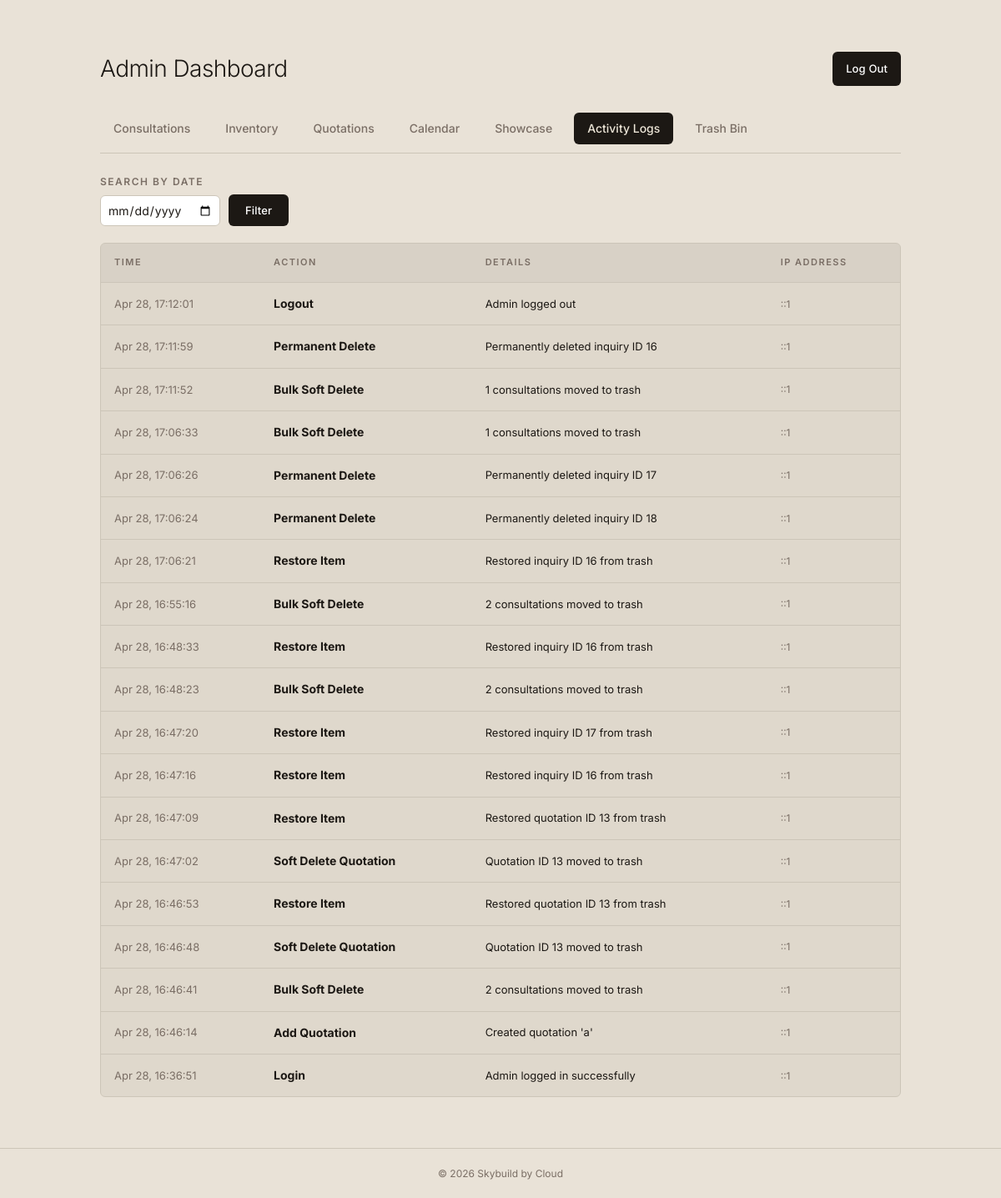
The app's page /skybuild/admin.php?tab=logs (signed in), older data.
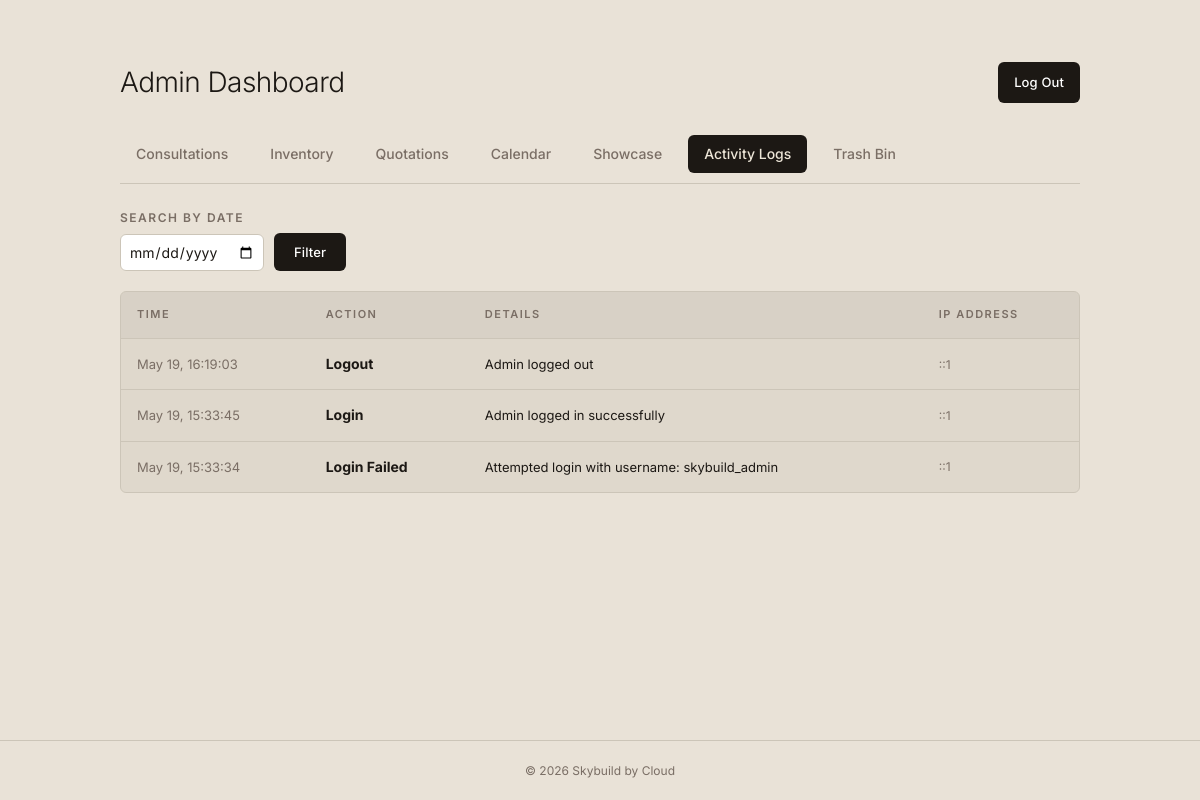
The same page, newer data.
### tables this page shows
CREATE TABLE `activity_logs` (
  `id` int(11) UNSIGNED NOT NULL,
  `action` varchar(255) NOT NULL,
  `details` text DEFAULT NULL,
  `ip_address` varchar(50) DEFAULT NULL,
  `created_at` timestamp NOT NULL DEFAULT current_timestamp()
);

### skybuild/admin.php (the view, shortened to what the rows shown need)
<?php
$servername = "localhost";
$username = "root";
$password = "";
$dbname = "skybuild";
$conn = new mysqli($servername, $username, $password);
$conn->query("CREATE DATABASE IF NOT EXISTS $dbname");
$conn->select_db($dbname);
$conn->query("CREATE TABLE IF NOT EXISTS inquiries (
    id INT(11) UNSIGNED AUTO_INCREMENT PRIMARY KEY,
    fullname VARCHAR(255) NOT NULL,
    email VARCHAR(255) NOT NULL,
    phone VARCHAR(50) NOT NULL,
    project_type VARCHAR(100) NOT NULL,
    message TEXT NOT NULL,
    created_at TIMESTAMP DEFAULT CURRENT_TIMESTAMP
)");
$conn->query("CREATE TABLE IF NOT EXISTS inventory (
    id INT(11) UNSIGNED AUTO_INCREMENT PRIMARY KEY,
    item_name VARCHAR(255) NOT NULL,
    quantity INT(11) NOT NULL DEFAULT 0,
    unit_price DECIMAL(10,2) NOT NULL DEFAULT 0.00,
    updated_at TIMESTAMP DEFAULT CURRENT_TIMESTAMP ON UPDATE CURRENT_TIMESTAMP,
    deleted_at DATETIME DEFAULT NULL
)");
$conn->query("CREATE TABLE IF NOT EXISTS quote_folders (
    id INT(11) UNSIGNED AUTO_INCREMENT PRIMARY KEY,
    parent_id INT(11) UNSIGNED NULL,
    name VARCHAR(255) NOT NULL,
    created_at TIMESTAMP DEFAULT CURRENT_TIMESTAMP,
    FOREIGN KEY (parent_id) REFERENCES quote_folders(id) ON DELETE CASCADE
)");
$conn->query("CREATE TABLE IF NOT EXISTS quotations (
    id INT(11) UNSIGNED AUTO_INCREMENT PRIMARY KEY,
    folder_id INT(11) UNSIGNED NULL,
    title VARCHAR(255) NOT NULL,
    grand_total DECIMAL(10,2) NOT NULL DEFAULT 0.00,
    created_at TIMESTAMP DEFAULT CURRENT_TIMESTAMP,
    FOREIGN KEY (folder_id) REFERENCES quote_folders(id) ON DELETE CASCADE
)");
$conn->query("CREATE TABLE IF NOT EXISTS quotation_items (
    id INT(11) UNSIGNED AUTO_INCREMENT PRIMARY KEY,
    quotation_id INT(11) UNSIGNED NOT NULL,
    item_name VARCHAR(255) NOT NULL,
    quantity INT(11) NOT NULL DEFAULT 1,
    unit_price DECIMAL(10,2) NOT NULL DEFAULT 0.00,
    total_price DECIMAL(10,2) NOT NULL DEFAULT 0.00,
    FOREIGN KEY (quotation_id) REFERENCES quotations(id) ON DELETE CASCADE
)");
$conn->query("CREATE TABLE IF NOT EXISTS events (
    id INT(11) UNSIGNED AUTO_INCREMENT PRIMARY KEY,
    event_date DATE NOT NULL,
    event_time VARCHAR(50) DEFAULT '',
    title VARCHAR(255) NOT NULL,
    client_name VARCHAR(255) DEFAULT '',
    description TEXT,
    color VARCHAR(20) DEFAULT '#64b5f6',
    created_at TIMESTAMP DEFAULT CURRENT_TIMESTAMP
)");
$conn->query("CREATE TABLE IF NOT EXISTS showcase (
    id INT(11) UNSIGNED AUTO_INCREMENT PRIMARY KEY,
    title VARCHAR(255) NOT NULL,
    description TEXT NOT NULL,
    image_path VARCHAR(255) NOT NULL,
    created_at TIMESTAMP DEFAULT CURRENT_TIMESTAMP
)");
$conn->query("CREATE TABLE IF NOT EXISTS admins (
    id INT(11) UNSIGNED AUTO_INCREMENT PRIMARY KEY,
    username VARCHAR(255) NOT NULL UNIQUE,
    password_hash VARCHAR(255) NOT NULL,
    email VARCHAR(255) NOT NULL,
    created_at TIMESTAMP DEFAULT CURRENT_TIMESTAMP
)");
$conn->query("UPDATE admins SET email = 'skybuildadmin@gmail.com' WHERE email = 'admin@skybuild.com'");
$conn->query("CREATE TABLE IF NOT EXISTS password_resets (
    id INT(11) UNSIGNED AUTO_INCREMENT PRIMARY KEY,
    email VARCHAR(255) NOT NULL,
    token VARCHAR(255) NOT NULL,
    expires_at DATETIME NOT NULL,
    created_at TIMESTAMP DEFAULT CURRENT_TIMESTAMP
)");
$conn->query("CREATE TABLE IF NOT EXISTS activity_logs (
    id INT(11) UNSIGNED AUTO_INCREMENT PRIMARY KEY,
    action VARCHAR(255) NOT NULL,
    details TEXT,
    ip_address VARCHAR(50),
    created_at TIMESTAMP DEFAULT CURRENT_TIMESTAMP
)");
$error = '';
$action_msg = '';
$is_logged_in = $_SESSION['admin_logged_in'] ?? false;
$action_msg = $action_msg ?? '';
$inquiries = [];
$active_tab = $_GET['tab'] ?? 'consultations';
if ($is_logged_in) {
    if ($active_tab === 'consultations') {
        $res = $conn->query("SELECT * FROM inquiries WHERE deleted_at IS NULL ORDER BY created_at DESC");
        $inquiries = $res->fetch_all(MYSQLI_ASSOC);
    } elseif ($active_tab === 'showcase') {
        $res = $conn->query("SELECT * FROM showcase WHERE deleted_at IS NULL ORDER BY created_at DESC");
        $showcase = $res->fetch_all(MYSQLI_ASSOC);
    } elseif ($active_tab === 'logs') {
        $log_date = $_GET['log_date'] ?? '';
        if ($log_date) {
            $stmt = $conn->prepare("SELECT * FROM activity_logs WHERE DATE(created_at) = ? ORDER BY created_at DESC LIMIT 500");
            $stmt->bind_param("s", $log_date);
            $stmt->execute();
            $logs = $stmt->get_result()->fetch_all(MYSQLI_ASSOC);
        } else {
            $res = $conn->query("SELECT * FROM activity_logs ORDER BY created_at DESC LIMIT 100");
            $logs = $res->fetch_all(MYSQLI_ASSOC);
        }
    }
}
?>
<!DOCTYPE html>
<html lang="en">
<head>
    <link rel="stylesheet" href="style.css">
</head>
<body>
<?php if (!$is_logged_in): ?>
    <div class="login-wrapper">
        <div class="login-box">
            <?php if (isset($_GET['reset_mode']) && ($_SESSION['security_passed'] ?? false)): ?>
                <h1>New Password</h1>
                <?php if ($error): ?>
                    <div class="alert-error"><?php echo htmlspecialchars($error); ?></div>
                <?php endif; ?>
                <form method="POST" action="admin.php">
                    <input type="hidden" name="reset_password_security" value="1">
                    <div class="form-group">
                        <label for="new_password">New Password</label>
                        <input type="password" id="new_password" name="new_password" class="text-input" required>
                    </div>
                    <div class="form-group">
                        <label for="confirm_password">Confirm Password</label>
                        <input type="password" id="confirm_password" name="confirm_password" class="text-input" required>
                    </div>
                    <button type="submit" class="btn btn-full">Update Password</button>
                </form>
                <div style="margin-top: 15px; text-align: center;">
                    <a href="admin.php" style="color: var(--muted); font-size: 13px; text-decoration: none;">Back to login</a>
                </div>
            <?php elseif (isset($_GET['forgot'])): ?>
                <h1>Security Verification</h1>
                <?php if ($error): ?>
                    <div class="alert-error"><?php echo htmlspecialchars($error); ?></div>
                <?php endif; ?>
                <form method="POST" action="admin.php?forgot=1">
                    <input type="hidden" name="verify_security_questions" value="1">
                    <div class="form-group" style="margin-bottom: 20px;">
                        <label>1. Mother's Maiden Name</label>
                        <input type="text" name="maiden_name" class="text-input" required>
                    </div>
                    <div class="form-group" style="margin-bottom: 20px;">
                        <label>2. Favorite Color</label>
                        <input type="text" name="fav_color" class="text-input" required>
                    </div>
                    <div class="form-group" style="margin-bottom: 25px;">
                        <label>3. Dog's Name</label>
                        <input type="text" name="dog_name" class="text-input" required>
                    </div>
                    <button type="submit" class="btn btn-full">Verify Identity</button>
                </form>
                <div style="margin-top: 15px; text-align: center;">
                    <a href="admin.php" style="color: var(--muted); font-size: 13px; text-decoration: none;">Back to login</a>
                </div>
            <?php else: ?>
                <h1>Admin Access</h1>
                <?php if ($error): ?>
                    <div class="alert-error"><?php echo htmlspecialchars($error); ?></div>
                <?php endif; ?>
                <?php if ($action_msg): ?>
                    <div class="alert-success"><?php echo htmlspecialchars($action_msg); ?></div>
                <?php endif; ?>
                <form method="POST" action="admin.php">
                    <input type="hidden" name="login" value="1">
                    <div class="form-group">
                        <label for="username">Username</label>
                        <input type="text" id="username" name="username" class="text-input" required>
                    </div>
                    <div class="form-group">
                        <label for="password">Password</label>
                        <input type="password" id="password" name="password" class="text-input" required>
                    </div>
                    <button type="submit" class="btn btn-full">Log In</button>
                </form>
                <div style="margin-top: 15px; text-align: center;">
                    <a href="admin.php?forgot=1" style="color: var(--muted); font-size: 13px; text-decoration: none;">Forgot Password?</a>
                </div>
            <?php endif; ?>
        </div>
    </div>
<?php else: ?>
    <div class="dashboard">
        <div class="dashboard-header">
            <h1>Admin Dashboard</h1>
        </div>
        <?php if ($active_tab === 'consultations'): ?>
            <form id="bulkDeleteForm" method="POST" action="admin.php?tab=consultations" onsubmit="return confirm('Are you sure you want to delete the selected consultations?');">
                <input type="hidden" name="bulk_delete_inquiries" value="1">
                <div style="margin-bottom: 15px; display: flex; justify-content: space-between; align-items: center;">
                    <button type="submit" class="btn" style="background: #cc3333; padding: 8px 16px;">Delete Selected</button>
                    <div style="font-size: 13px; color: var(--muted);">
                        <input type="checkbox" id="selectAll" onclick="toggleSelectAll(this)" style="vertical-align: middle; margin-right: 5px;">
                        <label for="selectAll" style="cursor: pointer; vertical-align: middle;">Select All</label>
                    </div>
                </div>
                <div class="table-wrap">
                    <table>
                        <thead>
                            <tr>
                                <th style="width: 40px; text-align: center;"></th>
                                <th>Date</th>
                                <th>Name</th>
                                <th>Contact</th>
                                <th>Type</th>
                                <th>Message</th>
                            </tr>
                        </thead>
                        <tbody id="inquiriesBody">
                            <?php if (empty($inquiries)): ?>
                                <tr><td colspan="6" style="text-align:center; color: var(--muted); padding: 30px;">No consultations yet.</td></tr>
                            <?php else: ?>
                                <?php foreach ($inquiries as $inq): ?>
                                <tr>
                                    <td style="text-align: center;"><input type="checkbox" name="inquiry_ids[]" value="<?php echo $inq['id']; ?>" class="inq-checkbox"></td>
                                    <td style="white-space:nowrap; color:var(--muted); font-size:13px;"><?php echo date('M d, Y', strtotime($inq['created_at'])); ?></td>
                                    <td><?php echo htmlspecialchars($inq['fullname']); ?></td>
                                    <td>
                                        <?php echo htmlspecialchars($inq['email']); ?><br>
                                        <span style="color:var(--muted); font-size:12px;"><?php echo htmlspecialchars($inq['phone']); ?></span>
                                    </td>
                                    <td><span style="background:rgba(0,0,0,0.06); padding:4px 8px; border-radius:4px; font-size:12px;"><?php echo htmlspecialchars($inq['project_type']); ?></span></td>
                                    <td style="max-width:300px; font-size:13px; line-height:1.5;"><?php echo nl2br(htmlspecialchars($inq['message'])); ?></td>
                                </tr>
                                <?php endforeach; ?>
                            <?php endif; ?>
                        </tbody>
                    </table>
                </div>
            </form>
        <?php elseif ($active_tab === 'logs'): ?>
            <div class="table-wrap">
                <table>
                    <thead>
                        <tr>
                            <th>Time</th>
                            <th>Action</th>
                            <th>Details</th>
                            <th>IP Address</th>
                        </tr>
                    </thead>
                    <tbody>
                        <?php if (empty($logs)): ?>
                            <tr><td colspan="4" style="text-align:center; color: var(--muted); padding: 30px;">No logs yet.</td></tr>
                        <?php else: ?>
                            <?php foreach ($logs as $log): ?>
                            <tr>
                                <td style="white-space:nowrap; font-size: 13px; color: var(--muted);"><?php echo date('M d, H:i:s', strtotime($log['created_at'])); ?></td>
                                <td><strong style="color: var(--primary);"><?php echo htmlspecialchars($log['action']); ?></strong></td>
                                <td style="font-size: 13px;"><?php echo htmlspecialchars($log['details']); ?></td>
                                <td style="font-size: 12px; color: var(--muted);"><?php echo htmlspecialchars($log['ip_address']); ?></td>
                            </tr>
                            <?php endforeach; ?>
                        <?php endif; ?>
                    </tbody>
                </table>
            </div>
        <?php endif; ?>
    </div>
<?php endif; ?>
</body>
</html>

Row changes from the older to the newer data that the page shows:
removed activity_logs: created_at "Apr 28, 17:12:01", action "Logout", details "Admin logged out", ip_address "::1"
removed activity_logs: created_at "Apr 28, 17:11:59", action "Permanent Delete", details "Permanently deleted inquiry ID 16", ip_address "::1"
removed activity_logs: created_at "Apr 28, 17:11:52", action "Bulk Soft Delete", details "1 consultations moved to trash", ip_address "::1"
removed activity_logs: created_at "Apr 28, 17:06:33", action "Bulk Soft Delete", details "1 consultations moved to trash", ip_address "::1"
removed activity_logs: created_at "Apr 28, 17:06:26", action "Permanent Delete", details "Permanently deleted inquiry ID 17", ip_address "::1"
removed activity_logs: created_at "Apr 28, 17:06:24", action "Permanent Delete", details "Permanently deleted inquiry ID 18", ip_address "::1"
removed activity_logs: created_at "Apr 28, 17:06:21", action "Restore Item", details "Restored inquiry ID 16 from trash", ip_address "::1"
removed activity_logs: created_at "Apr 28, 16:55:16", action "Bulk Soft Delete", details "2 consultations moved to trash", ip_address "::1"
removed activity_logs: created_at "Apr 28, 16:48:33", action "Restore Item", details "Restored inquiry ID 16 from trash", ip_address "::1"
removed activity_logs: created_at "Apr 28, 16:48:23", action "Bulk Soft Delete", details "2 consultations moved to trash", ip_address "::1"
removed activity_logs: created_at "Apr 28, 16:47:20", action "Restore Item", details "Restored inquiry ID 17 from trash", ip_address "::1"
removed activity_logs: created_at "Apr 28, 16:47:16", action "Restore Item", details "Restored inquiry ID 16 from trash", ip_address "::1"
removed activity_logs: created_at "Apr 28, 16:47:09", action "Restore Item", details "Restored quotation ID 13 from trash", ip_address "::1"
removed activity_logs: created_at "Apr 28, 16:47:02", action "Soft Delete Quotation", details "Quotation ID 13 moved to trash", ip_address "::1"
removed activity_logs: created_at "Apr 28, 16:46:53", action "Restore Item", details "Restored quotation ID 13 from trash", ip_address "::1"
removed activity_logs: created_at "Apr 28, 16:46:48", action "Soft Delete Quotation", details "Quotation ID 13 moved to trash", ip_address "::1"
removed activity_logs: created_at "Apr 28, 16:46:14", action "Add Quotation", details "Created quotation 'a'", ip_address "::1"
changed activity_logs: created_at "Apr 28, 16:46:41" → "May 19, 16:19:03"; action "Bulk Soft Delete" → "Logout"; details "2 consultations moved to trash" → "Admin logged out"
added activity_logs: created_at "May 19, 15:33:45", action "Login", details "Admin logged in successfully", ip_address "::1"
changed activity_logs: created_at "Apr 28, 16:36:51" → "May 19, 15:33:34"; action "Login" → "Login Failed"; details "Admin logged in successfully" → "Attempted login with username: skybuild_admin"
